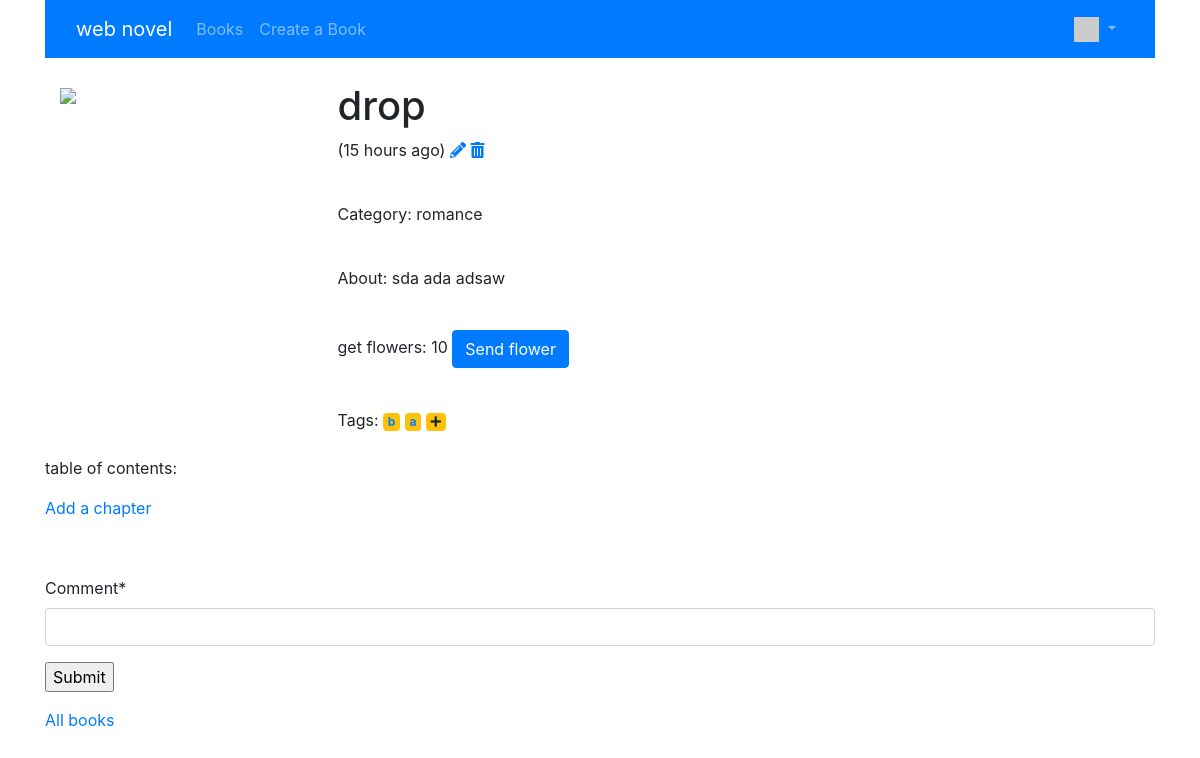
The app's page /book/7 (signed in), older data.
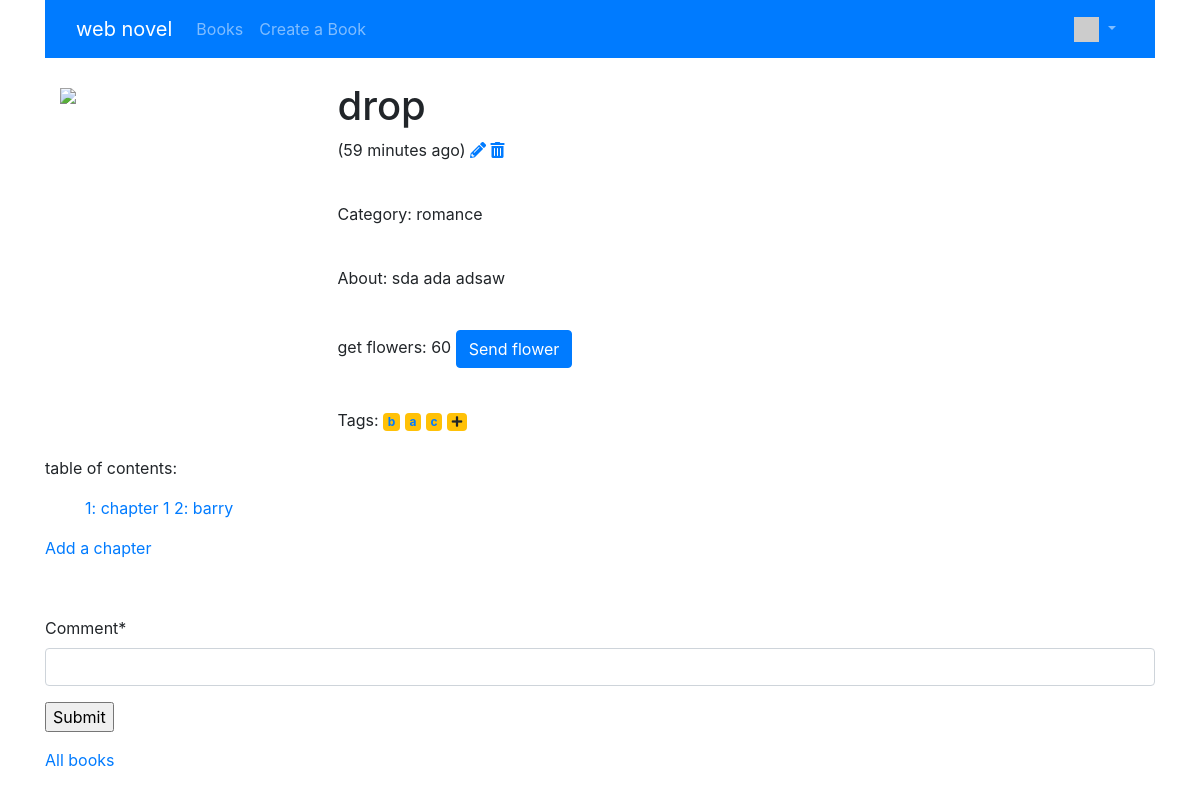
The same page, newer data.
### novels/models.py (models this page shows, shortened)
class Book(models.Model) :
    title = models.CharField(
            max_length=255,
            validators=[MinLengthValidator(2, "Title must be greater than 2 characters")]
    )
    description = models.TextField(validators=[MaxLengthValidator(1000, "Title must be less than 1000 characters")])
    owner = models.ForeignKey(settings.AUTH_USER_MODEL,null=True, on_delete=models.CASCADE)
    tags = models.ManyToManyField(Tag)
    category = models.ForeignKey(Category,null=True,on_delete=models.SET_NULL)
    cover = models.BinaryField(null=True, editable=True)
    content_type = models.CharField(max_length=255, null=True, help_text='The MIMEType of the file')
    flowers = models.IntegerField(default=0, validators=[MinValueValidator(0,"flower number must be greater than 0!")])
    comments = models.ManyToManyField(settings.AUTH_USER_MODEL,
                       through='Comment', related_name='comments_owned')
    favorites = models.ManyToManyField(settings.AUTH_USER_MODEL,
                                       through='Fav', related_name='favorite_ads')
    created_at = models.DateTimeField(auto_now_add=True)
    updated_at = models.DateTimeField(auto_now=True)

class Category(models.Model):
    name = models.CharField(max_length=255)
    def __str__(self):
        return self.name

class Tag(models.Model):
    name = models.CharField(max_length=255)

class Chapter(models.Model):
    index = models.IntegerField(default=0,validators=[MinValueValidator(1,"chapter number must be greater than 0!")])
    name = models.CharField(max_length=50)
    text = models.TextField(
        validators=[MinLengthValidator(50, "content must be greater than 50 characters")]
    )
    owner = models.ForeignKey(settings.AUTH_USER_MODEL,null=True, on_delete=models.CASCADE)
    book = models.ForeignKey(Book, on_delete=models.CASCADE)
    created_at = models.DateTimeField(auto_now_add=True)
    updated_at = models.DateTimeField(auto_now=True)

### novels/views.py (the view, shortened to what this page needs)
# urls.py: path('book/<int:pk>', views.BookDetailView.as_view(), name='book_detail'),
class BookDetailView(LoginRequiredMixin, View):
    model = Book
    template_name = 'novels/book_detail.html'
    def get(self, request, pk) :
        x = Book.objects.get(id=pk)
        comments = Comment.objects.filter(book=x).order_by('-updated_at')
        tags = Tag.objects.filter(book=x)
        chapters = Chapter.objects.filter(book=x).order_by('created_at')
        comment_form = CommentForm()
        context = {'book': x, 'comments': comments, 'comment_form': comment_form,
                    'chapters': chapters, 'tags':tags}
        return render(request, self.template_name, context)

### novels/forms.py
class CommentForm(forms.Form):
    comment = forms.CharField(required=True, max_length=500, min_length=3, strip=True)

### home/context_processors.py (called while the page is built)
def settings(request):
    return {
        'settings': django_settings,
    }

### home/templatetags/app_tags.py (called while the page is built)
@register.filter(name='gravatar')
def gravatar(user, size=35):
    email = str(user.email.strip().lower()).encode('utf-8')
    email_hash = md5(email).hexdigest()
    url = "//www.gravatar.com/avatar/{0}?s={1}&d=identicon&r=PG"
    return url.format(email_hash, size)

### novels/templates/novels/book_detail.html (shortened to what this page needs)
{% extends "base_menu.html" %}
{% load humanize %}
{% block content %}
    <br/>
    <div class="container-fluid">
      <div class="row">
        <div class="col-md-3">
            {% if book.content_type %}
                <img  src="{% url 'novels:book_cover' book.id %}"
                    onclick="document.getElementById('overlay').style.display = 'block';" width="100%">
            {% endif %}
        </div>
        <div class="col-md-6">
            <h1>{{ book.title }}</h1>
            <p>({{ book.updated_at|naturaltime }})
            {% if book.owner == user %}
                <a href="{% url 'novels:book_update' book.id %}"><i class="fa fa-pencil"></i></a>
                <a href="{% url 'novels:book_delete' book.id %}"><i class="fa fa-trash"></i></a>
            {% endif %}
            </p>
            <br/>
            <p>Category: {{ book.category }}</p>
            <br/>
            <p>About: {{ book.description }}</p>
            <br/>
            <p>get flowers: {{ book.flowers }}
                <button type="button" class="btn btn-primary" data-toggle="modal" data-target="#exampleModal">
                    Send flower
                </button>
            </p>
            <br/>
            <div style="display:inline">
                <span id="tag_list" style="float:left">
                Tags:
                    {% for tag in tags %}
                        <span class="badge badge-warning tags"><a href="{% url 'novels:tag_list' tag.name%}">{{ tag.name }}</a></span>
                    {% endfor %}
                <span id="add_label" class="badge badge-warning"><i class="fa fa-plus" aria-hidden="true"></i></span>
                </span>
            </div>
        </div>
      </div>
    </div>
    <br/>
    <p>table of contents:</p>
    <ul>
        {% for chapter in chapters %}
            <li>
                <a href="{% url 'novels:chapter_detail' chapter.id %}">{{ forloop.counter }}: {{ chapter.name }}   </a>
            </li>
        {% endfor %}
    </ul>
     {% if book.owner == user %}
        <p>
        <a href="{% url 'novels:chapter_create' book.id%}">Add a chapter</a>
        </p>
    {% endif %}
    {% if user.is_authenticated %}
        <br clear="all"/>
        <p>
        {% load crispy_forms_tags %}
            <form method="post" action="{% url 'novels:book_comment_create' book.id %}">
            {{ comment_form|crispy }}
            <input type="submit" value="Submit">
            </form>
        </p>
    {% endif %}
    <p>
    <a href="{% url 'novels:all' %}">All books</a>
    </p>
{% endblock %}

### novels/templates/base_menu.html (shortened to what this page needs)
{% extends "base_bootstrap.html" %}
{% block navbar %}
{% load app_tags %}
<div class="navbar navbar-expand-lg navbar-dark bg-primary">
    <div class="container-fluid">
  <a class="navbar-brand" href="/">{{ settings.APP_NAME }}</a>
  <div class="collapse navbar-collapse" id="navbarNavDropdown">
    <ul class="navbar-nav mr-auto">
        {% url 'novels:all' as novels %}
        <li class="nav-item {% if request.get_full_path == novels %}active{% endif %}">
        <a class="nav-link" href="{% url 'novels:all' %}">Books<span class="sr-only">(current)</span></a>
        </li>
{% if user.is_authenticated %}
    {% url 'novels:book_create' as novels %}
        <li class="nav-item {% if request.get_full_path == novels %}active{% endif %}">
            <a class="nav-link" href="{% url 'novels:book_create' %}">Create a Book</a>
        </li>
    </ul>
  </div>
    <div class="collapse navbar-collapse" id="navbarNavDropdown">
        <ul class="navbar-nav ml-auto">
            <li class="nav-item dropdown">
                <a class="nav-link dropdown-toggle" href="#" id="navbarDropdownMenuLink" role="button" data-toggle="dropdown" aria-haspopup="true" aria-expanded="false">
                    <img style="width: 25px;" src="{{ user|gravatar:60 }}"/>
                </a>
            </li>
        </ul>
    </div>
        {% else %}
            <li class="nav-item">
                <a class="nav-link" href="{% url 'login' %}?next={% url 'novels:all' %}">Login</a>
            </li>
            </ul>
            </div>
        {% endif %}
    </div>
    </div>
{% endblock %}

### home/templates/base_bootstrap.html (shortened to what this page needs)
<!DOCTYPE html>
<html>
<head>
<link rel="stylesheet" href="https://stackpath.bootstrapcdn.com/bootstrap/4.4.1/css/bootstrap.min.css">
<link rel="stylesheet"
    href="https://code.jquery.com/ui/1.12.1/themes/ui-lightness/jquery-ui.css"
>
<link rel="stylesheet" href="https://use.fontawesome.com/releases/v5.8.1/css/all.css">
<link rel="stylesheet" href="https://use.fontawesome.com/releases/v5.8.1/css/v4-shims.css">
</head>
<body>
<div class="container">
{% block navbar %} {% endblock %}
{% block content %}
{% endblock %}
</div>
</body>
</html>

Row changes from the older to the newer data that the page shows:
changed Book "drop": updated_at "15 hours ago" → "59 minutes ago"; flowers "10" → "60"
added Tag: name "c"
added Chapter: name "chapter 1"
added Chapter: name "barry"
